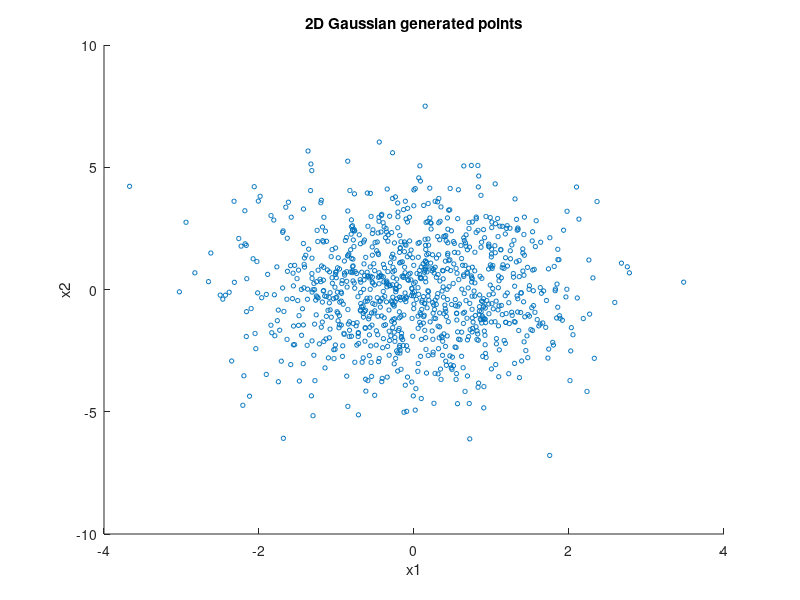
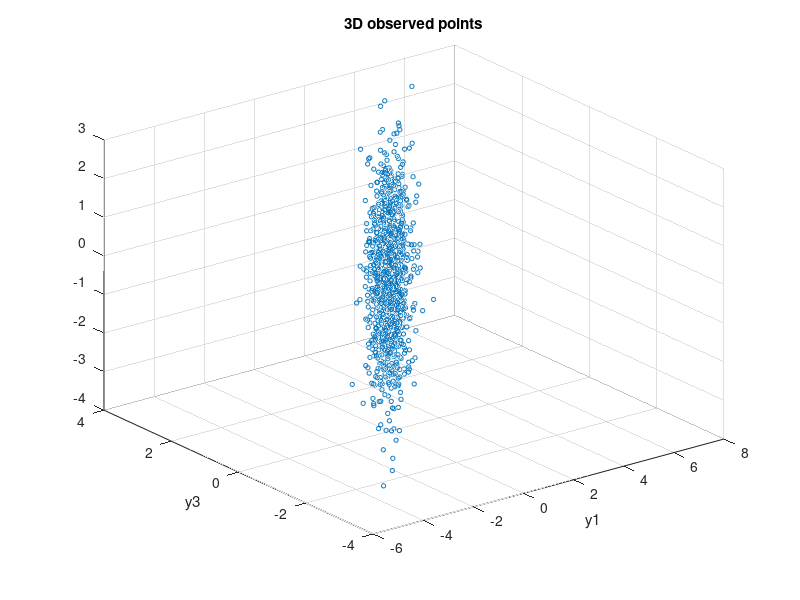
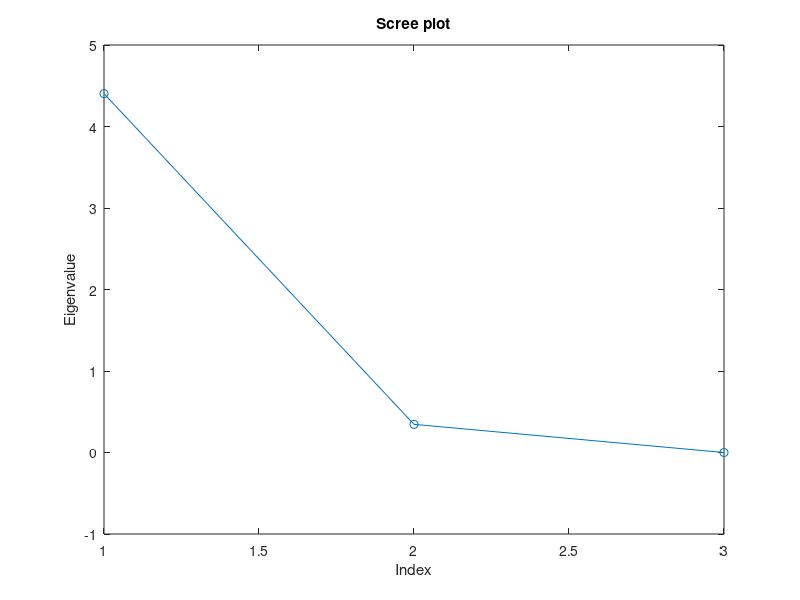
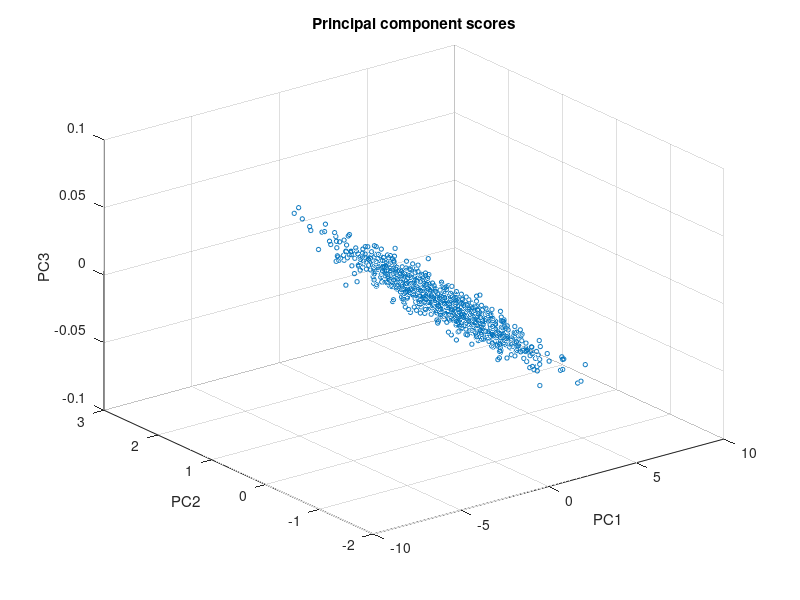

MATLAB code for these plots, in order:
% Exercise 6.1

clc;
clear;
close all;

% Generate n random numbers from the same multivariate normal distribution.
n = 1000;
mu = [0 0];
sigma = [1 0; 0 4];
x = mvnrnd(mu', sigma, n);
w = [0.2 0.8; 0.4 0.5; 0.7 0.3];
x3 = x*w';       % 3-D data points
p = size(w,1);

% Plot the data points in 2-D and 3-D
figure();
scatter(x(:,1),x(:,2),10,'blue');
xlabel('x1');
ylabel('x2');
title('2D Gaussian generated points');
figure();
scatter3(x3(:,1),x3(:,2),x3(:,3),10,'blue');
xlabel('y1');
ylabel('y2');
ylabel('y3');
title('3D observed points');

% a : PCA (Eigenvalues and eigenvectors of the covariance matrix and
% principal components scores)
% Centering
y = x3 - repmat(sum(x3)/n,n,1);
% Covariance matrix
covx = cov(y);
[eigvec,eigval] = eig(covx);
eigval = diag(eigval);          % The diagonal elements
% Sort in descending order
[eigval,ind] = sort(eigval,'descend');
eigvec = eigvec(:,ind);
% PC scores
z3 = (eigvec * y')';

% b : Scree plot
figure();
plot(1:p,eigval,'o-');
title('Scree Plot');
xlabel('Index');
ylabel('Eigenvalue');
title('Scree plot');
% Plot PC scores
figure();
scatter3(z3(:,1),z3(:,2),z3(:,3),10,'blue');
xlabel('PC1');
ylabel('PC2');
zlabel('PC3');
title('Principal component scores');

% c : PC scores in 2D
z2 = (eigvec(1:2,:) * y')';
figure();
scatter(z2(:,1),z2(:,2),10,'blue');
xlabel('PC1');
ylabel('PC2');
title('Principal component scores');